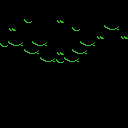

This is a level from a 2D game, rendered from its Tiled map with the project's own tilesets. A one-line summary and the complete map file follow:
An orthogonal 16x16 tile map with 8x8 px tiles, 1 tile layer (Tile Layer 1).

<map version="1.0" orientation="orthogonal" renderorder="right-down" width="16" height="16" tilewidth="8" tileheight="8" nextobjectid="1">
<tileset firstgid="1" name="tiles" tilewidth="8" tileheight="8" tilecount="256" columns="16">
<image source="tiles-jungle.png" width="128" height="128" />
</tileset>
<layer name="Tile Layer 1" width="16" height="16">
<data encoding="csv">
1,1,1,1,1,1,1,1,1,1,1,1,1,1,1,1,
1,1,1,1,1,1,1,1,1,1,1,1,1,1,1,1,
1,1,1,18,1,1,1,19,1,1,1,1,1,1,1,1,
1,19,1,1,1,1,1,1,1,18,1,1,1,27,28,1,
1,1,1,1,1,1,1,1,1,1,1,1,19,0,0,19,
18,27,28,1,27,28,1,1,1,1,27,28,0,0,0,0,
0,0,0,27,28,1,1,19,1,27,28,0,0,0,0,0,
0,0,0,0,0,27,28,18,27,28,0,0,0,0,0,0,
0,0,0,0,0,0,0,0,0,0,0,0,0,0,0,0,
0,0,0,0,0,0,0,0,0,0,0,0,0,0,0,0,
0,0,0,0,0,0,0,0,0,0,0,0,0,0,0,0,
0,0,0,0,0,0,0,0,0,0,0,0,0,0,0,0,
0,0,0,0,0,0,0,0,0,0,0,0,0,0,0,0,
0,0,0,0,0,0,0,0,0,0,0,0,0,0,0,0,
0,0,0,0,0,0,0,0,0,0,0,0,0,0,0,0,
0,0,0,0,0,0,0,0,0,0,0,0,0,0,0,0
</data>
</layer>
<objectgroup name="Object Layer 1">
</objectgroup>
</map>
